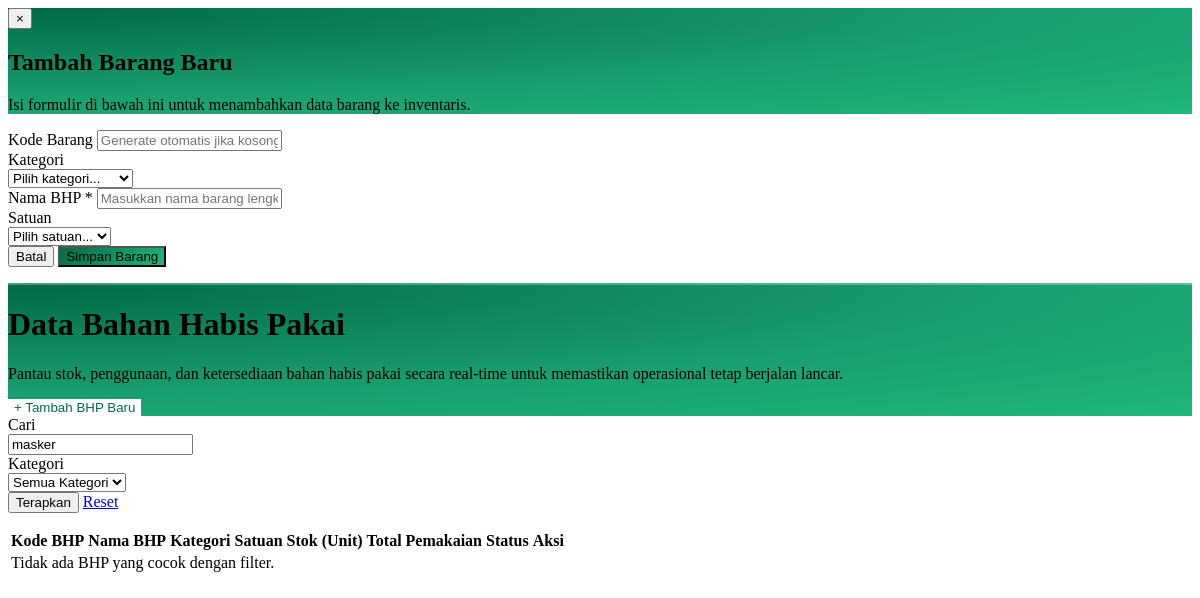
Before: /dokter/contents/data_bhp.php?keyword=masker with the older database file.
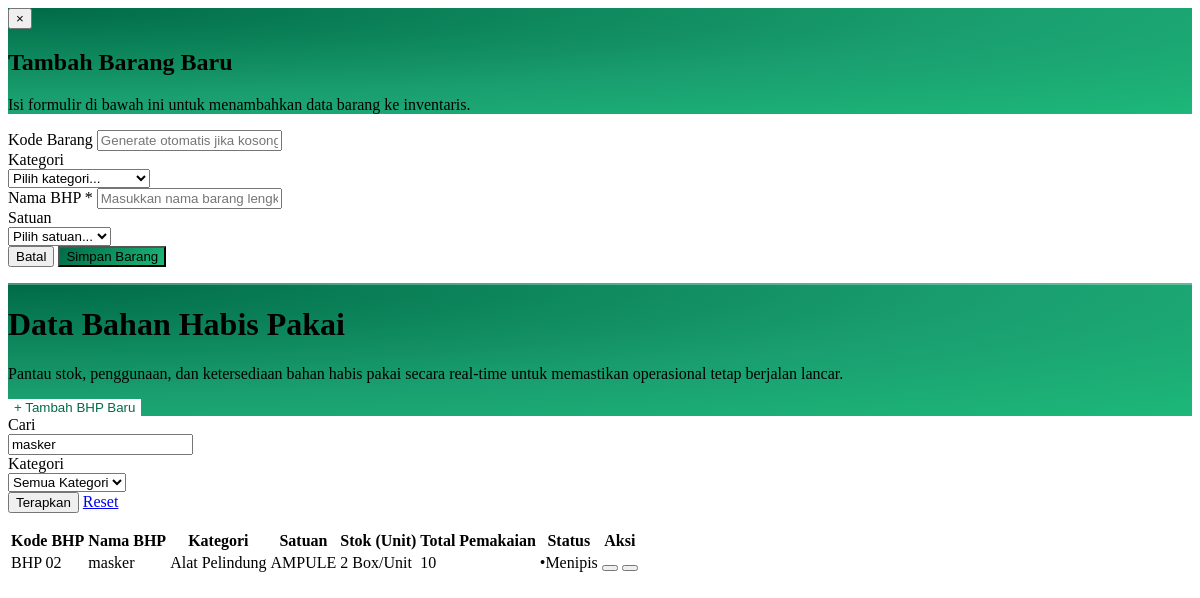
After: the same page with the newer database file.
### tables this page shows
CREATE TABLE `bhp` (
  `id_bhp` int UNSIGNED NOT NULL,
  `Kode_bhp` varchar(20) DEFAULT NULL,
  `Nama_bhp` varchar(100) NOT NULL,
  `Jumlah` int DEFAULT '0',
  `isi_per_stok` int NOT NULL DEFAULT '1',
  `Pemakaian` varchar(12) DEFAULT '0',
  `id_kategori` int UNSIGNED DEFAULT NULL,
  `id_satuan` int UNSIGNED DEFAULT NULL
);

CREATE TABLE `kategori_bhp` (
  `id_kategori` int UNSIGNED NOT NULL,
  `Kode_kategori` varchar(20) DEFAULT NULL,
  `Nama_kategori` varchar(50) NOT NULL
);

CREATE TABLE `satuan_bhp` (
  `id_satuan` int UNSIGNED NOT NULL,
  `Nama_satuan` varchar(30) NOT NULL
);

### classes/BhpManager.php (called while the page is built, shortened)
<?php
class BhpManager
{
    private PDO $db;
    public function __construct()
    {
        $this->db = Database::getInstance()->getConnection();
    }
    public function getAllBhp(array $filter = []): array
    {
        $where  = [];
        $params = [];
        if (!empty($filter['keyword'])) {
            $where[]  = '(b.Nama_bhp LIKE ? OR b.Kode_bhp LIKE ?)';
            $kw       = '%' . $filter['keyword'] . '%';
            $params[] = $kw;
            $params[] = $kw;
        }
        $sql = 'SELECT b.*, k.Nama_kategori, k.Kode_kategori, s.Nama_satuan
                FROM bhp b
                LEFT JOIN kategori_bhp k ON b.id_kategori = k.id_kategori
                LEFT JOIN satuan_bhp s ON b.id_satuan = s.id_satuan';
        if ($where) $sql .= ' WHERE ' . implode(' AND ', $where);
        $sql .= ' ORDER BY b.id_bhp DESC';
        if (isset($filter['limit'])) {
            $sql .= ' LIMIT ' . (int)$filter['limit'];
            if (isset($filter['offset'])) {
                $sql .= ' OFFSET ' . (int)$filter['offset'];
            }
        }
        $stmt = $this->db->prepare($sql);
        $stmt->execute($params);
        return $stmt->fetchAll();
    }
}

### config/database.php (called while the page is built, shortened)
<?php
class Database
{
    private static ?Database $instance = null;
    private PDO $pdo;
    private string $host     = 'localhost';
    private string $dbname   = 'db_poli_gigi';
    private string $username = 'root';
    private string $password = '';
    private string $charset  = 'utf8mb4';
    private function __construct()
    {
        $dsn = "mysql:host={$this->host};dbname={$this->dbname};charset={$this->charset}";
        $options = [
            PDO::ATTR_ERRMODE            => PDO::ERRMODE_EXCEPTION,
            PDO::ATTR_DEFAULT_FETCH_MODE => PDO::FETCH_ASSOC,
            PDO::ATTR_EMULATE_PREPARES   => false,
        ];
        try {
            $this->pdo = new PDO($dsn, $this->username, $this->password, $options);
        } catch (PDOException $e) {
            error_log('[Database] ' . $e->getMessage());
            die(json_encode([
                'status'  => 'error',
                'message' => 'Koneksi database gagal. Silakan coba lagi nanti.'
            ]));
        }
    }
    public static function getInstance(): Database
    {
        if (self::$instance === null) {
            self::$instance = new self();
        }
        return self::$instance;
    }
    public function getConnection(): PDO
    {
        return $this->pdo;
    }
}

### dokter/contents/data_bhp.php (the view, shortened to what the changed rows need)
<?php
$mgr       = new BhpManager();
$p      = max(1, (int)($_GET['p'] ?? 1));
$limit  = 10;
$offset = ($p - 1) * $limit;
$filter    = [
  'keyword'     => $_GET['keyword']     ?? '',
  'id_kategori' => $_GET['id_kategori'] ?? '',
  'limit'       => $limit,
  'offset'      => $offset
];
$bhpList      = $mgr->getAllBhp($filter);
$kategoriList = $mgr->getAllKategori();
if (!function_exists('stokStatus')) {
  function stokStatus(int $jumlah, int $Pemakaian): array
  {
    if ($jumlah <= $Pemakaian)    return ['label' => 'Menipis', 'cls' => 'text-amber-600', 'dot' => 'text-amber-500'];
    return                               ['label' => 'Aman',   'cls' => 'text-emerald-600', 'dot' => 'text-emerald-500'];
  }
}
?>
<div id="modalBhp"
  class="hidden fixed inset-0 z-[9999] items-center justify-center p-4"
  style="background:rgba(15,23,42,0.45);backdrop-filter:blur(4px);"
  onclick="if(event.target===this)closeBhpModal()">
  <div class="relative w-full max-w-2xl rounded-2xl overflow-hidden shadow-2xl"
    style="background:#fff;animation:bhpModalIn2 .25s cubic-bezier(.34,1.56,.64,1) both;">
    <div class="relative px-7 pt-6 pb-5"
      style="background:radial-gradient(ellipse at 0% 0%,#006B47 0%,#1A9F70 60%,#1DB879 100%);">
      <h2 class="font-bold text-white text-xl leading-tight" id="bhpModalTitle">Tambah Barang Baru</h2>
    </div>
  </div>
</div>
<div class="w-full p-4 sm:p-6 lg:p-8">
  <div class="max-w-[1400px] mx-auto space-y-6 w-full">
    <div class="relative w-full rounded-2xl overflow-hidden mb-2"
      style="background:radial-gradient(ellipse at 0% 0%,#006B47 0%,#1A9F70 60%,#1DB879 100%);">
      <div class="relative z-10 flex flex-col sm:flex-row items-start sm:items-center justify-between gap-6 px-6 py-6 sm:px-8 sm:py-7">
        <div class="flex items-center gap-4 sm:gap-5 min-w-0">
          <div class="flex flex-col gap-1 min-w-0">
            <h1 class="font-display font-bold text-white text-xl sm:text-2xl lg:text-3xl leading-tight">Data Bahan Habis Pakai</h1>
          </div>
        </div>
      </div>
    </div>
    <div class="bg-white border border-slate-200 rounded-2xl shadow-sm flex flex-col">
      <form method="GET" action="" class="p-5 sm:p-6 border-b border-slate-100 flex flex-col xl:flex-row gap-4 items-end bg-white rounded-t-2xl relative z-10">
        <div class="w-full xl:w-[40%] flex flex-col gap-1.5">
          <div class="relative">
            <input type="text" name="keyword" value="<?php echo htmlspecialchars($filter['keyword']); ?>"
              placeholder="Cari nama BHP, kode..."
              class="w-full h-11 pl-10 pr-4 bg-white border border-slate-200 rounded-xl text-sm focus:ring-2 focus:ring-brand-500/20 focus:border-brand-500 outline-none transition-all placeholder:text-slate-400 font-medium text-slate-700 shadow-sm hover:border-slate-300">
          </div>
        </div>
      </form>
      <div class="overflow-x-auto w-full relative z-0">
        <table class="w-full text-left whitespace-nowrap">
          <thead>
            <tr class="bg-white text-[11px] uppercase tracking-wider text-slate-400 border-b border-slate-200 font-bold">
              <th class="py-4 px-6">Kode BHP</th>
              <th class="py-4 px-6">Nama BHP</th>
              <th class="py-4 px-6">Kategori</th>
              <th class="py-4 px-6">Satuan</th>
              <th class="py-4 px-6">Stok (Unit)</th>
              <th class="py-4 px-6">Total Pemakaian</th>
              <th class="py-4 px-6">Status</th>
              <th class="py-4 px-6 text-right">Aksi</th>
            </tr>
          </thead>
          <tbody class="text-[13px] font-plex divide-y divide-slate-100 text-slate-600">
            <?php if (empty($bhpList)): ?>
              <tr>
                <td colspan="8" class="px-6 py-14 text-center text-slate-400">
                  <?php echo ($filter['keyword'] || $filter['id_kategori'])
                    ? 'Tidak ada BHP yang cocok dengan filter.'
                    : 'Belum ada data BHP. Klik "+ Tambah BHP Baru" untuk memulai.'; ?>
                </td>
              </tr>
            <?php else: ?>
              <?php
              $katColors = [
                ['bg' => 'bg-emerald-100/50', 'text' => 'text-emerald-600', 'border' => 'border-emerald-100/50'],
                ['bg' => 'bg-amber-100/50',  'text' => 'text-amber-600',  'border' => 'border-amber-100/50'],
                ['bg' => 'bg-blue-100/50',   'text' => 'text-blue-600',   'border' => 'border-blue-100/50'],
                ['bg' => 'bg-purple-100/50', 'text' => 'text-purple-600', 'border' => 'border-purple-100/50'],
                ['bg' => 'bg-rose-100/50',   'text' => 'text-rose-600',   'border' => 'border-rose-100/50'],
              ];
              $katColorMap = [];
              foreach ($kategoriList as $idx => $k) $katColorMap[$k['id_kategori']] = $katColors[$idx % count($katColors)];
              foreach ($bhpList as $bhp):
                $status = stokStatus((int)$bhp['Jumlah'], (int)$bhp['Pemakaian']);
                $col    = $katColorMap[$bhp['id_kategori']] ?? $katColors[0];
              ?>
                <tr class="hover:bg-slate-50/50 transition-colors group bg-white" id="bhp-row-<?php echo $bhp['id_bhp']; ?>">
                  <td class="py-5 px-6 font-semibold text-slate-700"><?php echo htmlspecialchars($bhp['Kode_bhp'] ?? '-'); ?></td>
                  <td class="py-5 px-6 font-semibold text-slate-800"><?php echo htmlspecialchars($bhp['Nama_bhp']); ?></td>
                  <td class="py-5 px-6">
                    <?php if ($bhp['Nama_kategori']): ?>
                      <span class="inline-flex items-center px-3 py-1.5 rounded-md text-[11px] font-bold <?php echo $col['bg'] . ' ' . $col['text'] . ' border ' . $col['border']; ?>">
                        <?php echo htmlspecialchars($bhp['Nama_kategori']); ?>
                      </span>
                    <?php else: ?>
                      <span class="text-slate-300 text-xs">—</span>
                    <?php endif; ?>
                  </td>
                  <td class="py-5 px-6 font-medium text-slate-600"><?php echo $bhp['Nama_satuan'] ? htmlspecialchars($bhp['Nama_satuan']) : '—'; ?></td>
                  <td class="py-5 px-6 font-medium text-slate-600">
                    <span class="font-bold text-slate-700 text-sm"><?php echo number_format((int)$bhp['Jumlah']); ?></span>
                    <span class="text-xs ml-1">Box/Unit</span>
                  </td>
                  <td class="py-5 px-6 font-medium text-slate-500">
                    <div class="font-bold text-emerald-600 text-sm"><?php echo number_format((int)$bhp['Pemakaian']); ?></div>
                  </td>
                  <td class="py-5 px-6">
                    <span class="<?php echo $status['cls']; ?> font-bold text-[11px] tracking-widest uppercase">
                      <span class="<?php echo $status['dot']; ?> mr-1.5 text-[14px] leading-none tracking-normal">&bull;</span><?php echo $status['label']; ?>
                    </span>
                  </td>
                  <td class="py-5 px-6 text-right">
                    <div class="flex items-center justify-end gap-2">
                      <button onclick="editBhp(<?php echo htmlspecialchars(json_encode($bhp), ENT_QUOTES); ?>)"
                        class="text-blue-600 hover:text-blue-800 hover:bg-blue-50 w-8 h-8 flex items-center justify-center rounded-lg transition-colors border border-blue-100/50 bg-white shadow-sm" title="Edit">
                      </button>
                      <button onclick="deleteBhp(<?php echo $bhp['id_bhp']; ?>, '<?php echo htmlspecialchars($bhp['Nama_bhp'], ENT_QUOTES); ?>')"
                        class="text-red-500 hover:text-red-700 hover:bg-red-50 w-8 h-8 flex items-center justify-center rounded-lg transition-colors border border-red-100/50 bg-white shadow-sm" title="Hapus">
                      </button>
                    </div>
                  </td>
                </tr>
              <?php endforeach; ?>
            <?php endif; ?>
          </tbody>
        </table>
      </div>
    </div>
  </div>
</div>

Changed rows visible on the page:
added bhp: keyword "masker", Kode_bhp "BHP 02", Nama_bhp "masker", id_kategori.Nama_kategori "Alat Pelindung", id_satuan.Nama_satuan "AMPULE", Jumlah "2", Pemakaian "10", Jumlah+Pemakaian "Menipis"
Other visible differences:
form field keyword: "masker" → (not shown)
text no longer shown: "Tidak ada BHP yang cocok dengan filter."
